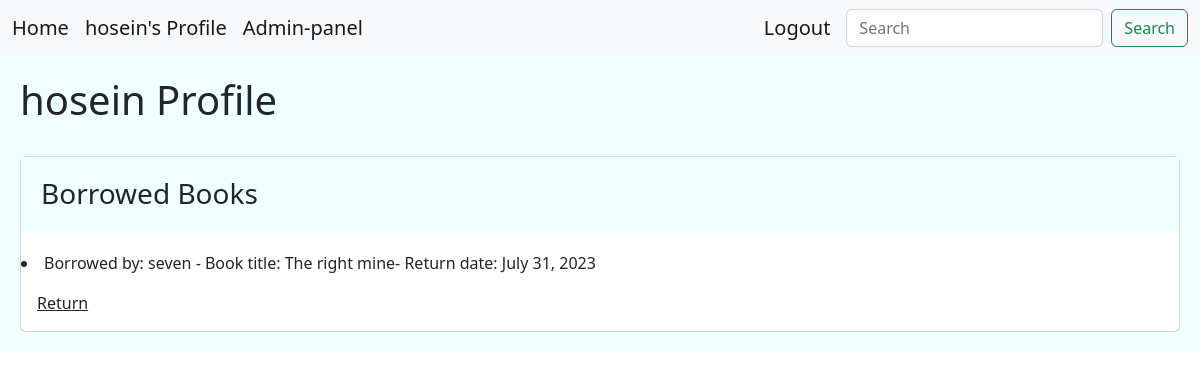
Before: /users/8/ (signed in) with the older database file.
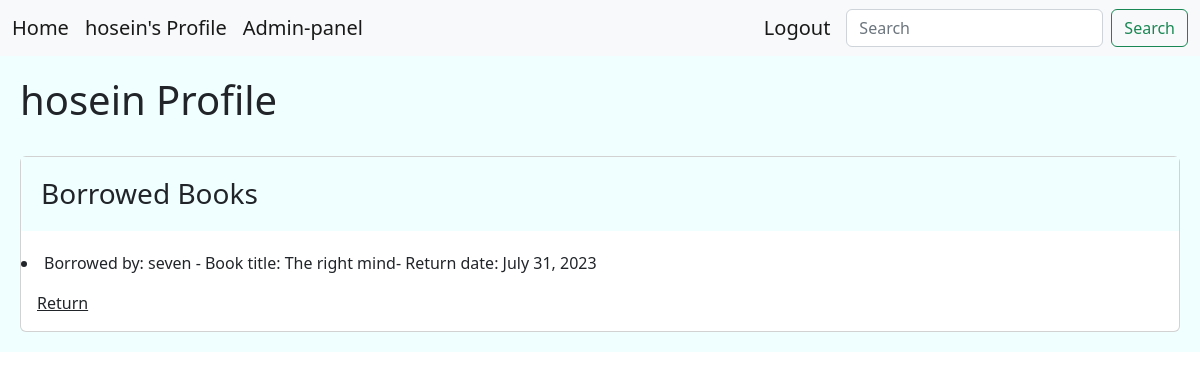
After: the same page with the newer database file.
### library/models.py (models this page shows, shortened)
class BorrowedBook(models.Model):
    user = models.ForeignKey(User, on_delete=models.CASCADE)
    book = models.ForeignKey(Books, on_delete=models.CASCADE)
    borrow_date = models.DateField()
    return_date = models.DateField(null=True, blank=True)

class Books(models.Model):
    title = models.CharField(max_length=100)
    description = models.TextField(null=True)
    price = models.DecimalField(max_digits=6 , decimal_places=2, default=0.00)
    shabak = models.CharField(max_length=150,null=True)
    copies_available = models.PositiveIntegerField(default=4)
    genre = models.ForeignKey('Genre', on_delete=models.SET_NULL, null=True)
    author = models.ForeignKey('Author', on_delete=models.SET_NULL, null=True)
    def __str__(self):
        return self.title

### account/models.py (models this page shows, shortened)
class CustomUser(AbstractBaseUser):
    MEMBERSHIP_NORMAL = 'N'
    MEMBERSHIP_VIP = 'V'
    MEMBERSHIP_CHOICES = [
        (MEMBERSHIP_NORMAL,'Normal'),
        (MEMBERSHIP_VIP,'VIP'),
    ]
    full_name = models.CharField(max_length=100,unique=True,null=True)
    email = models.EmailField(unique=True)
    expiration_date = models.DateField(null=True)
    membership = models.CharField(max_length=1, choices= MEMBERSHIP_CHOICES, default= MEMBERSHIP_NORMAL)
    phone = models.CharField(max_length=11, unique=True, null=True)
    is_active = models.BooleanField(default=True)
    is_admin = models.BooleanField(default=False)
    objects = UserManager()
    USERNAME_FIELD = 'phone'
    REQUIRED_FIELDS = ['email','password','full_name',]#['email',] #required fields when making a user in shell by createsuper user
    def __str__(self):
        return self.email

### library/views.py (the view)
# urls.py: path('users/<int:user_id>/',views.UserProfile.as_view(), name='user'),
class UserProfile(LoginRequiredMixin,View):
    template_class = 'library/user_profile.html'
    def get(self,request, user_id):
        user = User.objects.get(id=user_id)
        borrowed_books = BorrowedBook.objects.filter(user=user.id)
        return render(request,self.template_class,{'borrowed_books': borrowed_books,'user':user})

### library/templates/library/user_profile.html (shortened to what this page needs)
<!DOCTYPE html>
<html lang="en">
<head>
    <link href="https://cdn.jsdelivr.net/npm/bootstrap@5.2.0-beta1/dist/css/bootstrap.min.css" rel="stylesheet">
</head>
<body>
{% include 'include/navbar.html' %}
<div class="jumbotron">
    {% block content %} <H1> {{ request.user.full_name }} Profile </H1>
     <br/>
    <div class="card">
        <h3 class="card-title jumbotron">Borrowed Books</h3>
    {% for i in borrowed_books %}
    <li> Borrowed by: {{i.user.full_name}} - Book title: {{i.book}}- Return date: {{i.return_date}} </li>
    <a class="card-body" href="{% url 'library:return' i.id  %}" >Return</a>
    {% endfor %}
    {% endblock %}
</div>
</body>
</html>

Changed rows visible on the page:
changed through a linked row, BorrowedBook "seven": book "The right mine" → "The right mind"
